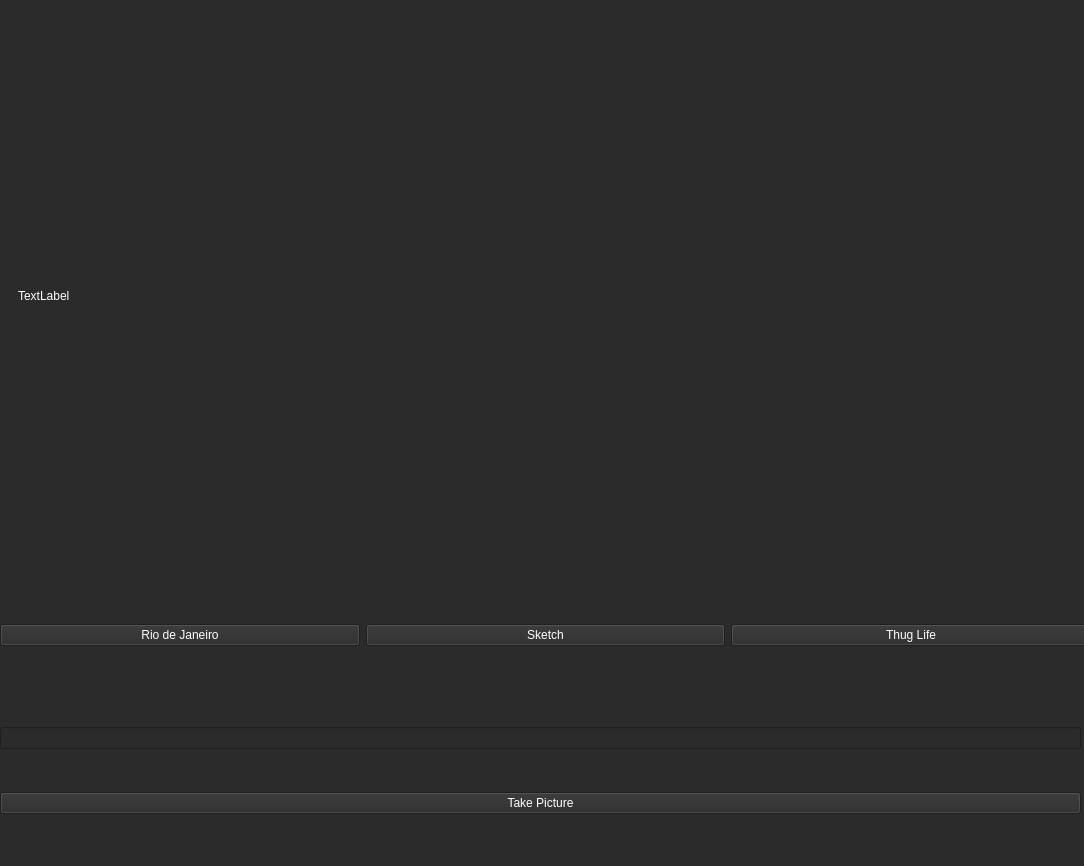
<?xml version="1.0" encoding="UTF-8"?>
<ui version="4.0">
 <class>MainWindow</class>
 <widget class="QMainWindow" name="MainWindow">
  <property name="geometry">
   <rect>
    <x>0</x>
    <y>0</y>
    <width>1084</width>
    <height>866</height>
   </rect>
  </property>
  <property name="minimumSize">
   <size>
    <width>1084</width>
    <height>866</height>
   </size>
  </property>
  <property name="windowTitle">
   <string>FilterMe</string>
  </property>
  <property name="styleSheet">
   <string notr="true">background-color: #2b2b2b;
color: white;
</string>
  </property>
  <property name="tabShape">
   <enum>QTabWidget::TabShape::Rounded</enum>
  </property>
  <widget class="QWidget" name="centralwidget">
   <widget class="QWidget" name="verticalLayoutWidget">
    <property name="geometry">
     <rect>
      <x>0</x>
      <y>580</y>
      <width>1091</width>
      <height>111</height>
     </rect>
    </property>
    <layout class="QHBoxLayout" name="horizontalLayout">
     <item>
      <widget class="QPushButton" name="btn_rio">
       <property name="text">
        <string>Rio de Janeiro</string>
       </property>
      </widget>
     </item>
     <item>
      <widget class="QPushButton" name="btn_sketch">
       <property name="text">
        <string>Sketch</string>
       </property>
      </widget>
     </item>
     <item>
      <widget class="QPushButton" name="btn_glasses">
       <property name="text">
        <string>Thug Life</string>
       </property>
      </widget>
     </item>
    </layout>
   </widget>
   <widget class="QWidget" name="verticalLayoutWidget_2">
    <property name="geometry">
     <rect>
      <x>0</x>
      <y>690</y>
      <width>1081</width>
      <height>161</height>
     </rect>
    </property>
    <layout class="QVBoxLayout" name="verticalLayout_2">
     <item>
      <widget class="QLineEdit" name="lineEdit"/>
     </item>
     <item>
      <widget class="QPushButton" name="take_photo_button">
       <property name="text">
        <string>Take Picture</string>
       </property>
      </widget>
     </item>
    </layout>
   </widget>
   <widget class="QLabel" name="webcam_Display">
    <property name="geometry">
     <rect>
      <x>18</x>
      <y>15</y>
      <width>1041</width>
      <height>561</height>
     </rect>
    </property>
    <property name="text">
     <string>TextLabel</string>
    </property>
   </widget>
  </widget>
  <widget class="QStatusBar" name="statusbar"/>
 </widget>
 <resources/>
 <connections/>
</ui>
